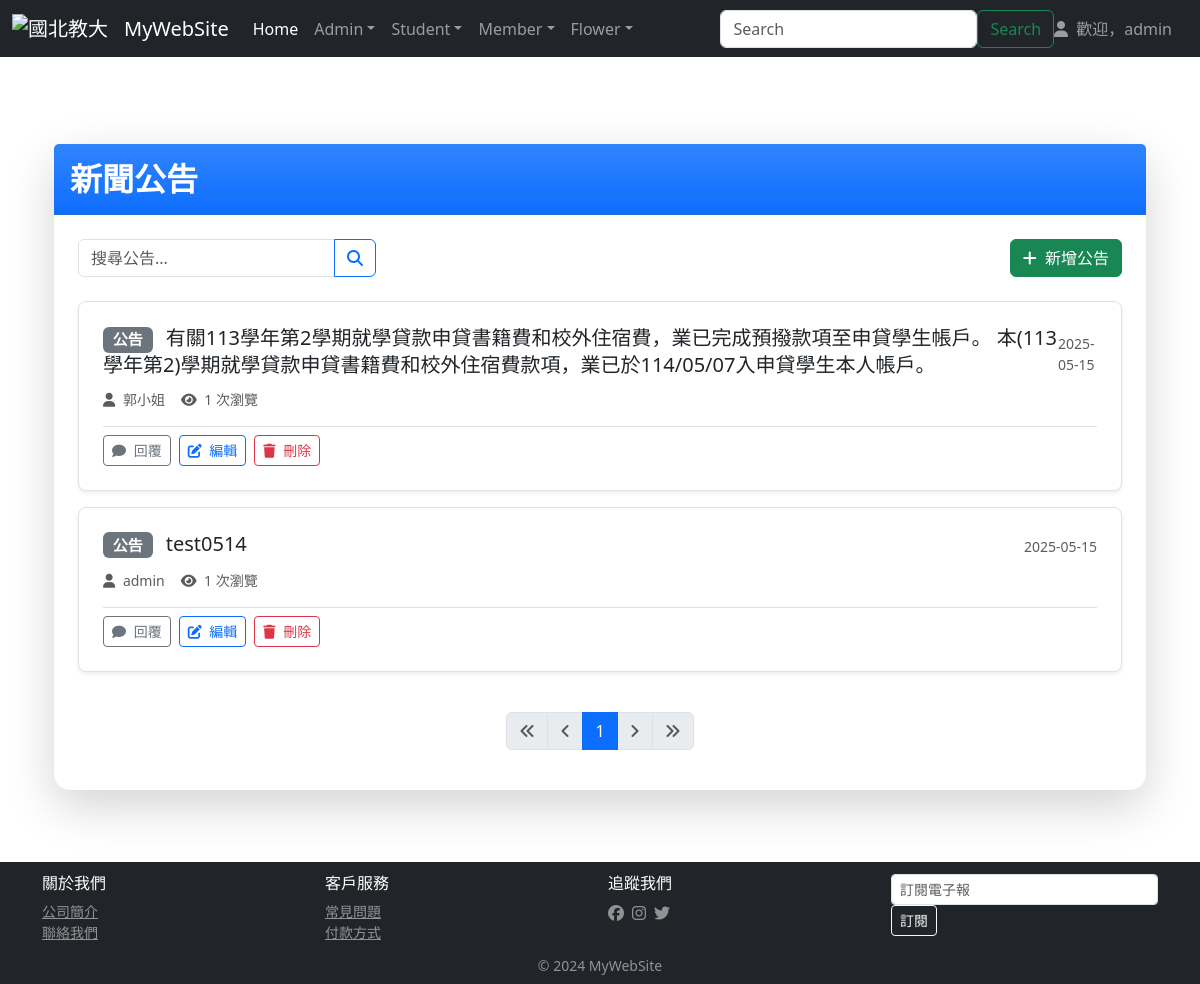
Page /news/ (signed in) on the committed database.
### news/models.py (models this page shows, shortened)
class NewsUnit(models.Model):
    category = models.ForeignKey(Category, on_delete=models.PROTECT, null=True)
    author = models.CharField(max_length=20, null=False)
    title = models.CharField(max_length=100, null=False)
    content = models.TextField(null=False)
    pub_date = models.DateTimeField(auto_now_add=True)
    is_show = models.BooleanField(default=False)
    click_count = models.IntegerField(default=0)
    image = models.ImageField(upload_to='news_images/', null=True, blank=True)
    link = models.URLField(null=True, blank=True)

class Category(models.Model):
    title = models.CharField(max_length=255, default='')
    def __str__(self):
        return self.title

### news/views.py (the view)
# urls.py: path('news/', newsViews.index),
@login_required
def index(request):
    newsData = NewsUnit.objects.all().order_by('id')
    paginator = Paginator(newsData, 10)
    page_number = request.GET.get('page')
    page_obj = paginator.get_page(page_number)
    return render(request, "news/index.html", locals())

### templates/news/index.html (shortened to what this page needs)
{% extends 'base.html' %}
{% block content %}
<div class="container py-5">
    <div class="card shadow-lg border-0 rounded-4 mb-4">
        <div class="card-header bg-gradient bg-primary text-white py-3">
            <h1 class="h2 fw-bold mb-0">新聞公告</h1>
        </div>
        <div class="card-body p-4">
            <div class="d-flex justify-content-between align-items-center mb-4">
                <div class="d-flex">
                    <div class="input-group">
                        <input type="text" class="form-control" placeholder="搜尋公告..." aria-label="搜尋公告">
                        <button class="btn btn-outline-primary" type="button">
                            <i class="fas fa-search"></i>
                        </button>
                    </div>
                </div>
                {% if user.is_staff %}
                <a href="{% url 'add_news' %}" class="btn btn-success">
                    <i class="fas fa-plus me-1"></i> 新增公告
                </a>
                {% endif %}
            </div>
            <div class="list-group">
                {% for newsItem in page_obj %}
                <div class="list-group-item list-group-item-action p-4 border mb-3 rounded-3 shadow-sm">
                    <div class="d-flex justify-content-between align-items-center">
                        <h3 class="h5 mb-1">
                            <span class="badge bg-secondary me-2">{{ newsItem.category }}</span>
                            <a href="{% url 'detail' newsItem.id %}" class="text-decoration-none text-dark stretched-link">
                                {{ newsItem.title }}
                            </a>
                        </h3>
                        <small class="text-muted">{{ newsItem.pub_date|date:"Y-m-d" }}</small>
                    </div>
                    <div class="d-flex align-items-center mt-2 text-muted small">
                        <span class="me-3">
                            <i class="fas fa-user me-1"></i> {{ newsItem.author }}
                        </span>
                        <span>
                            <i class="fas fa-eye me-1"></i> {{ newsItem.click_count }} 次瀏覽
                        </span>
                    </div>
                    {% if user.is_authenticated %}
                    <div class="mt-3 pt-2 border-top d-flex">
                        <a href="{% url 'detail' newsItem.id %}#reply" class="btn btn-sm btn-outline-secondary me-2">
                            <i class="fas fa-comment me-1"></i> 回覆
                        </a>
                        {% if user.is_staff %}
                        <a href="{% url 'edit_news' newsItem.id %}" class="btn btn-sm btn-outline-primary me-2">
                            <i class="fas fa-edit me-1"></i> 編輯
                        </a>
                        <a href="{% url 'delete_news' newsItem.id %}" class="btn btn-sm btn-outline-danger">
                            <i class="fas fa-trash me-1"></i> 刪除
                        </a>
                        {% endif %}
                    </div>
                    {% endif %}
                </div>
                {% endfor %}
            </div>
            <nav aria-label="Page navigation" class="mt-4">
                <ul class="pagination justify-content-center">
                    {% if page_obj.has_previous %}
                        <li class="page-item">
                            <a class="page-link" href="?page=1" aria-label="First">
                                <i class="fas fa-angle-double-left"></i>
                            </a>
                        </li>
                        <li class="page-item">
                            <a class="page-link" href="?page={{ page_obj.previous_page_number }}" aria-label="Previous">
                                <i class="fas fa-angle-left"></i>
                            </a>
                        </li>
                    {% else %}
                        <li class="page-item disabled">
                            <span class="page-link"><i class="fas fa-angle-double-left"></i></span>
                        </li>
                        <li class="page-item disabled">
                            <span class="page-link"><i class="fas fa-angle-left"></i></span>
                        </li>
                    {% endif %}
                    {% for num in page_obj.paginator.page_range %}
                        {% if page_obj.number == num %}
                            <li class="page-item active">
                                <span class="page-link">{{ num }}</span>
                            </li>
                        {% elif num > page_obj.number|add:'-3' and num < page_obj.number|add:'3' %}
                            <li class="page-item">
                                <a class="page-link" href="?page={{ num }}">{{ num }}</a>
                            </li>
                        {% endif %}
                    {% endfor %}
                    {% if page_obj.has_next %}
                        <li class="page-item">
                            <a class="page-link" href="?page={{ page_obj.next_page_number }}" aria-label="Next">
                                <i class="fas fa-angle-right"></i>
                            </a>
                        </li>
                        <li class="page-item">
                            <a class="page-link" href="?page={{ page_obj.paginator.num_pages }}" aria-label="Last">
                                <i class="fas fa-angle-double-right"></i>
                            </a>
                        </li>
                    {% else %}
                        <li class="page-item disabled">
                            <span class="page-link"><i class="fas fa-angle-right"></i></span>
                        </li>
                        <li class="page-item disabled">
                            <span class="page-link"><i class="fas fa-angle-double-right"></i></span>
                        </li>
                    {% endif %}
                </ul>
            </nav>
        </div>
    </div>
</div>
{% endblock %}

### templates/base.html (shortened to what this page needs)
<!DOCTYPE html>
<html>
    <head>
        {% load static %}
        <link href="{% static 'css/style.css' %}" rel="stylesheet" type="text/css">
        <link href="https://cdn.jsdelivr.net/npm/bootstrap@5.3.3/dist/css/bootstrap.min.css" rel="stylesheet" integrity="sha384-
QWTKZyjpPEjISv5WaRU9OFeRpok6YctnYmDr5pNlyT2bRjXh0JMhjY6hW+ALEwIH">
        <link rel="stylesheet" href="https://cdnjs.cloudflare.com/ajax/libs/font-awesome/6.5.1/css/all.min.css">
    </head>
    <body class="d-flex flex-column min-vh-100">
        <nav class="navbar navbar-expand-md navbar-dark bg-dark fixed-top">
            <div class="container-fluid">
                <a class="navbar-brand">
                    <img src="https://www.ntue.edu.tw/var/file/0/1000/img/368/footlogo.png" width="30" height="30" class="dinline-block align-text-top" alt="國北教大">
                </a>
                <a class="navbar-brand" href="/">MyWebSite</a>
                <div class="collapse navbar-collapse" id="navbarsExampleDefault">
                    <ul class="navbar-nav me-auto mb-2 mb-md-0">
                        <li class="nav-item">
                            <a class="nav-link active" aria-current="page" href="/">Home</a>
                        </li>
                        {% if request.user.is_authenticated %}
                        {% if request.user.username == 'admin' %}
                        <li class="nav-item dropdown">
                            <a class="nav-link dropdown-toggle" href="#" role="button" data-bs-toggle="dropdown" aria-expanded="false">Admin</a>
                        </li>
                        {% endif %}
                        <li class="nav-item dropdown">
                            <a class="nav-link dropdown-toggle" href="#" role="button" data-bs-toggle="dropdown" aria-expanded="false">Student</a>
                        </li>
                        <li class="nav-item dropdown">
                            <a class="nav-link dropdown-toggle" href="#" role="button" data-bs-toggle="dropdown" aria-expanded="false">Member</a>
                        </li>
                        <li class="nav-item dropdown">
                            <a class="nav-link dropdown-toggle" href="#" role="button" data-bs-toggle="dropdown" aria-expanded="false">Flower</a>
                        </li>
                        {% endif %}
                    </ul>
                    <form action="/flower/" method="get" class="d-flex">
                        <input type="text" class="form-control mr-sm-2" placeholder="Search" id="q" name="q" \
                        value="{{ request.GET.q}}" aria-label="Search">
                        <button class="btn btn-outline-success " type="submit">Search</button>
                    </form>
                    {% if request.user.is_authenticated %}
                    <div class="d-flex">
                        <span class="navbar-text me-3">
                            <i class="fas fa-user me-1"></i> 歡迎，{{ request.user.username }}
                        </span>
                    </div>
                    {% endif %}
                </div>
            </div>
        </nav>
        <br>
        <br>
        <br>
        <main class="container flex-grow-1">
            <div id="content">
                {% block content %}{% endblock %}
            </div>
        </main>
        <footer class="footer mt-auto py-2 bg-dark text-white">
            <div class="container">
                <div class="row row-cols-1 row-cols-sm-2 row-cols-md-4 g-3 py-1">
                    <div class="col">
                        <h6>關於我們</h6>
                        <ul class="list-unstyled small mb-0">
                            <li><a href="#" class="text-white-50">公司簡介</a></li>
                            <li><a href="#" class="text-white-50">聯絡我們</a></li>
                        </ul>
                    </div>
                    <div class="col">
                        <h6>客戶服務</h6>
                        <ul class="list-unstyled small mb-0">
                            <li><a href="#" class="text-white-50">常見問題</a></li>
                            <li><a href="#" class="text-white-50">付款方式</a></li>
                        </ul>
                    </div>
                    <div class="col">
                        <h6>追蹤我們</h6>
                        <div class="d-flex gap-2">
                            <a href="#" class="text-white-50"><i class="fab fa-facebook"></i></a>
                            <a href="#" class="text-white-50"><i class="fab fa-instagram"></i></a>
                            <a href="#" class="text-white-50"><i class="fab fa-twitter"></i></a>
                        </div>
                    </div>
                    <div class="col">
                        <div class="input-group input-group-sm">
                            <input type="email" class="form-control form-control-sm" placeholder="訂閱電子報">
                        </div>
                        <button class="btn btn-sm btn-outline-light" type="button">訂閱</button>
                    </div>
                </div>
            </div>
            <div class="text-center mt-2">
                <p class="small text-white-50 mb-0">&copy; 2024 MyWebSite</p>
            </div>
        </footer>
    </body>
</html>

### static/css/style.css (style rules this page uses)
html, body { margin: 0; padding: 0; height: 100%; border: none; }
body { margin-left: 0px; margin-top: 0px; margin-right: 0px; margin-bottom: 0px; background-image: url(images/bg.gif); }
form { margin: 0px; }

### rows in the picture
NewsUnit: category "公告", title "有關113學年第2學期就學貸款申貸書籍費和校外住宿費，業已完成預撥款項至申貸學生帳戶。 本(113學年第2)學期就學貸款申貸書籍費和校外住宿費款項，業已於114/05/07入申貸學生本人帳戶。", pub_date "2025-05-15", author "郭小姐", click_count "1"
NewsUnit: category "公告", title "test0514", pub_date "2025-05-15", author "admin", click_count "1"

### other values in the picture
{{ request.user.username }} "admin"
{{ num }} "1"
